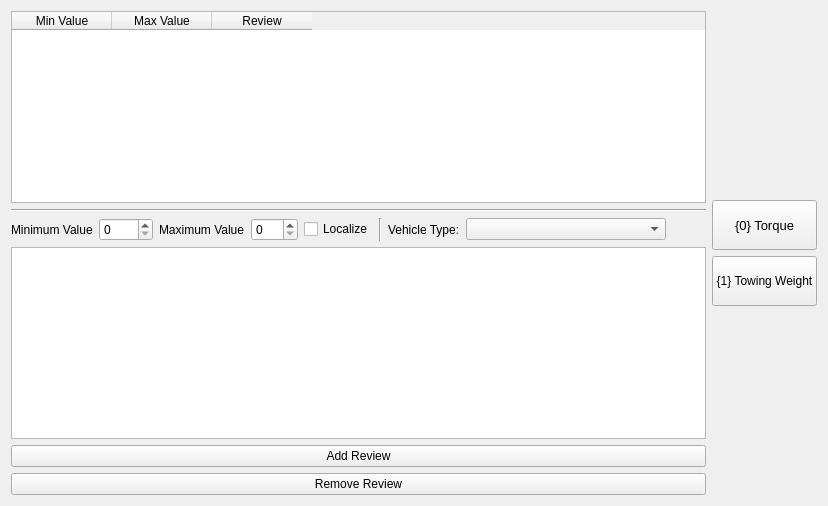
     <widget class="QWidget" name="tab_6">
      <attribute name="title">
       <string>Power</string>
      </attribute>
      <layout class="QGridLayout" name="gridLayout_8">
       <item row="0" column="0">
        <widget class="QTableWidget" name="table_power">
         <column>
          <property name="text">
           <string>Min Value</string>
          </property>
         </column>
         <column>
          <property name="text">
           <string>Max Value</string>
          </property>
         </column>
         <column>
          <property name="text">
           <string>Review</string>
          </property>
         </column>
        </widget>
       </item>
       <item row="0" column="1" rowspan="6">
        <layout class="QVBoxLayout" name="verticalLayout_9">
         <item>
          <spacer name="verticalSpacer_13">
           <property name="orientation">
            <enum>Qt::Vertical</enum>
           </property>
           <property name="sizeHint" stdset="0">
            <size>
             <width>20</width>
             <height>40</height>
            </size>
           </property>
          </spacer>
         </item>
         <item>
          <widget class="QPushButton" name="button_power_0Torque">
           <property name="minimumSize">
            <size>
             <width>0</width>
             <height>50</height>
            </size>
           </property>
           <property name="font">
            <font>
             <pointsize>10</pointsize>
            </font>
           </property>
           <property name="autoFillBackground">
            <bool>false</bool>
           </property>
           <property name="text">
            <string>{0} Torque</string>
           </property>
          </widget>
         </item>
         <item>
          <widget class="QPushButton" name="button_power_1Towing">
           <property name="minimumSize">
            <size>
             <width>0</width>
             <height>50</height>
            </size>
           </property>
           <property name="text">
            <string>{1} Towing Weight</string>
           </property>
          </widget>
         </item>
         <item>
          <spacer name="verticalSpacer_14">
           <property name="orientation">
            <enum>Qt::Vertical</enum>
           </property>
           <property name="sizeHint" stdset="0">
            <size>
             <width>20</width>
             <height>40</height>
            </size>
           </property>
          </spacer>
         </item>
        </layout>
       </item>
       <item row="1" column="0">
        <widget class="Line" name="line_7">
         <property name="orientation">
          <enum>Qt::Horizontal</enum>
         </property>
        </widget>
       </item>
       <item row="2" column="0">
        <layout class="QHBoxLayout" name="horizontalLayout_8">
         <item>
          <widget class="QLabel" name="label_15">
           <property name="text">
            <string>Minimum Value</string>
           </property>
          </widget>
         </item>
         <item>
          <widget class="QSpinBox" name="spinBox_power_MinVal">
           <property name="maximum">
            <number>9999</number>
           </property>
          </widget>
         </item>
         <item>
          <widget class="QLabel" name="label_16">
           <property name="text">
            <string>Maximum Value</string>
           </property>
          </widget>
         </item>
         <item>
          <widget class="QSpinBox" name="spinBox_power_MaxVal">
           <property name="maximum">
            <number>999</number>
           </property>
          </widget>
         </item>
         <item>
          <widget class="QCheckBox" name="checkBox_power_localize">
           <property name="text">
            <string>Localize</string>
           </property>
          </widget>
         </item>
         <item>
          <widget class="Line" name="line_19">
           <property name="orientation">
            <enum>Qt::Vertical</enum>
           </property>
          </widget>
         </item>
         <item>
          <widget class="QLabel" name="label_33">
           <property name="text">
            <string>Vehicle Type:</string>
           </property>
          </widget>
         </item>
         <item>
          <widget class="QComboBox" name="comboBox_VehicleType_power">
           <property name="sizePolicy">
            <sizepolicy hsizetype="Preferred" vsizetype="Fixed">
             <horstretch>0</horstretch>
             <verstretch>0</verstretch>
            </sizepolicy>
           </property>
           <property name="minimumSize">
            <size>
             <width>200</width>
             <height>0</height>
            </size>
           </property>
          </widget>
         </item>
         <item>
          <spacer name="horizontalSpacer_7">
           <property name="orientation">
            <enum>Qt::Horizontal</enum>
           </property>
           <property name="sizeHint" stdset="0">
            <size>
             <width>40</width>
             <height>20</height>
            </size>
           </property>
          </spacer>
         </item>
        </layout>
       </item>
       <item row="3" column="0">
        <widget class="QPlainTextEdit" name="textbox_power"/>
       </item>
       <item row="4" column="0">
        <widget class="QPushButton" name="button_power_add">
         <property name="text">
          <string>Add Review</string>
         </property>
        </widget>
       </item>
       <item row="5" column="0">
        <widget class="QPushButton" name="button_power_remove">
         <property name="text">
          <string>Remove Review</string>
         </property>
        </widget>
       </item>
      </layout>
     </widget>
